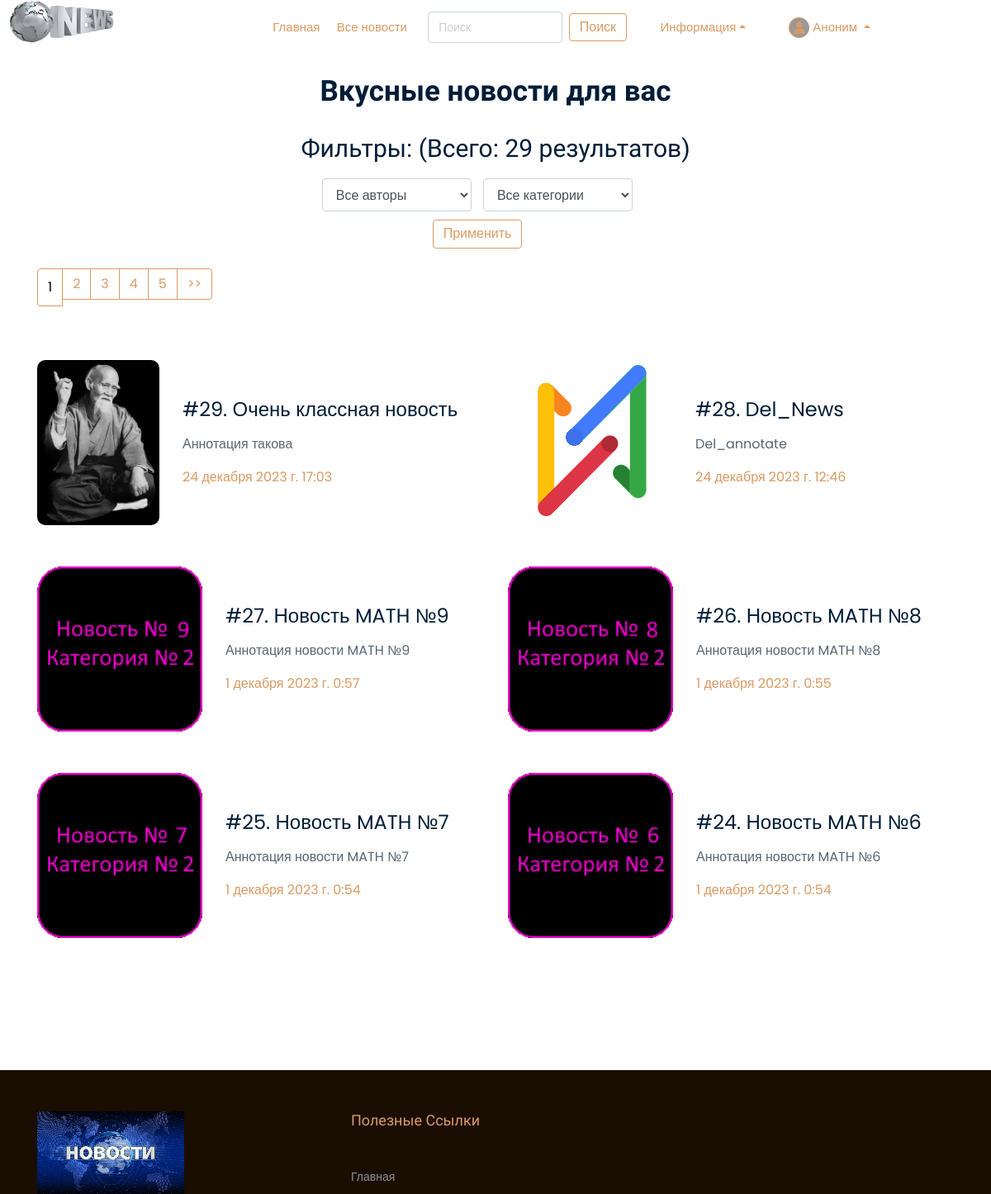
Before: /news/ (upper part) with the older database file.
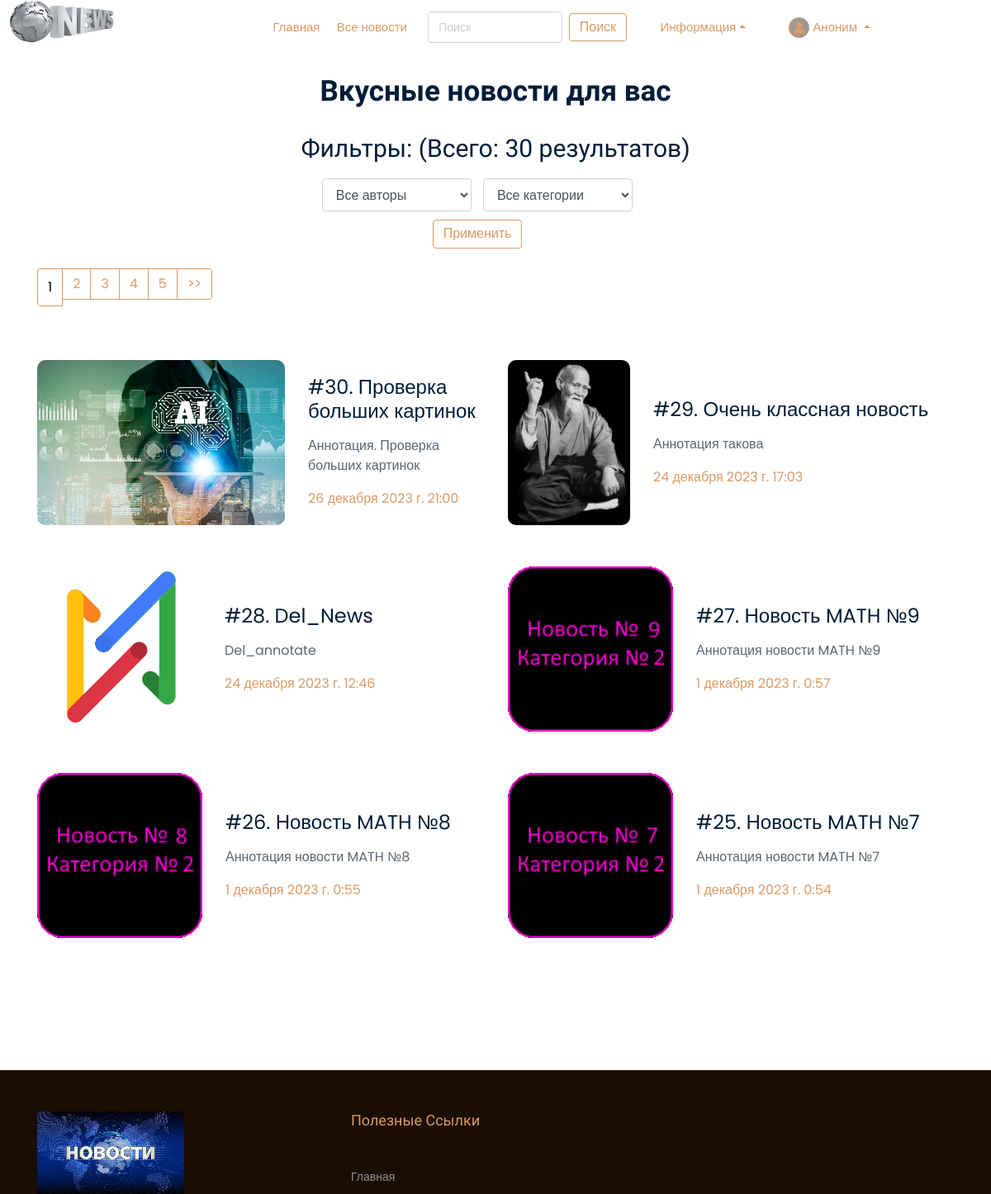
After: the same page with the newer database file.
### news/models.py (models this page shows, shortened)
class Article(models.Model):
    categories = [('IT', 'IT'),
                  ('MATH', 'Mathematic'),
                  ('AI', 'AI')]
    author = models.ForeignKey(User, on_delete=models.SET_NULL, null=True, verbose_name='Автор')    # Если пользователь удалится, то данное поле будет NULL
    title = models.CharField('Название', max_length=50, default='')
    anouncement = models.TextField('Аннотация', max_length=250)
    text = models.TextField('Текст новости')
    date = models.DateTimeField('Дата публикации', auto_now=True)
    date_edit = models.DateTimeField('Дата редактирования', auto_now=True)
    category = models.CharField(choices=categories, max_length=20, verbose_name='Категории')
    tags = models.ManyToManyField(to=Tag, blank=True, verbose_name='Тэги')    # blank - разрешаем полю быть пустым
    slug = models.SlugField()
    objects = models.Manager()
    published = PublishedToday()
    status = models.BooleanField(default=False, verbose_name='Опубликовать')    # Автор добавляет новость и по-умолчанию она не публикуется. Модетатор должен подтвердить публикацию - True
    def get_absolute_url(self):
        return f'/news/show/{self.id}'
    class Meta:
        ordering = ['title', 'date']    # Порядок сортировки
        verbose_name = 'Новость'
        verbose_name_plural = 'Новости'

class Image(models.Model):
    def folder_path(instance, filename):
        return f"article_images/article_{instance.article.pk}/{filename}"
    article = models.ForeignKey(Article, on_delete=models.CASCADE)
    title = models.CharField(max_length=50, blank=True)
    image = models.ImageField(upload_to=folder_path)     # лучше добавить поле default !!!
    objects = models.Manager()
    class Meta:
        verbose_name = 'Изображение'
        verbose_name_plural = 'Изображения'

### news/views.py (the view)
# urls.py: path('', views.news_index, name='news_index'),
def news_index(request):
    categories = Article.categories #создали перечень категорий
    author_list = User.objects.all() #создали перечень авторов
    if request.method == "POST":
        selected_author = int(request.POST.get('author_filter'))
        selected_category = int(request.POST.get('category_filter'))
        request.session['author_filter'] = selected_author
        request.session['category_filter'] = selected_category
        if selected_author == 0: #выбраны все авторы
            articles = Article.objects.all()
        else:
            articles = Article.objects.filter(author=selected_author)
        if selected_category != 0: #фильтруем найденные по авторам результаты по категориям
            articles = articles.filter(category__icontains=categories[selected_category-1][0])
    else: # Если метод запроса "GET", то:    # страница открывется впервые;    # нас переадресовала сюда функция поиска;    # листаем фильтрованные страницы (Paginator)
        search_input = request.session.get('search_input')  # вытаскиваем из сессии значение поиска
        print('!!!!!!!!!!!!!!!!!!!!!!', 'search_input', search_input)
        if search_input != None:  # если не пустое - находим нужные новости
            articles = Article.objects.filter(title__icontains=search_input)
            selected_author = 0
            selected_category = 0
            del request.session['search_input'] #чистим сессию, чтобы этот фильтр не "заело"
        else:   # если это не поисковый запрос, а переход по пагинатору или первое открытие
            articles = Article.objects.all()
            selected_author = request.session.get('author_filter')
            selected_category = request.session.get('category_filter')
            print('!!!!!!!!!!!!!!!!!!!!!!', 'selected_author', selected_author)
            if selected_author != None and int(selected_author) != 0: #если не пустое - находим нужные новости
                articles = articles.filter(author=selected_author)
            else:
                selected_author = 0
            print('!!!!!!!!!!!!!!!!!!!!!!', 'selected_category', selected_category)
            if selected_category != None and int(selected_category) != 0: #если не пустое - находим нужные категории
                articles = articles.filter(category__icontains=categories[selected_category - 1][0])
            else:
                selected_category = 0
    articles = articles.order_by('-date')
    total = len(articles)
    p = Paginator(articles, 6)
    page_number = request.GET.get('page')
    page_obj = p.get_page(page_number)
    context = {'articles': page_obj, 'author_list': author_list, 'selected_author': selected_author,
               'categories': categories, 'selected_category': selected_category, 'total': total}
    return render(request, 'news/index.html', context)

### news/templates/news/index.html (shortened to what this page needs)
{% extends 'main/base_template.html' %}
{% load static %}
{% load bootstrap5 %}
{% block content %}
<div class="Delicious_area">
    <div class="container">
        <div class="row">
            <div class="col-xl-12">
                <div class="section_title text-center mb-30">
                    <h3>Вкусные новости для вас</h3>
                </div>
            </div>
        </div>
        <div class="row">
            <div class="col-xl-12">
                <div class="section_title text-center mb-50">
                    <label><h2> Фильтры: (Всего: {{ total }} результатов) </h2>
                        <form method="post">
                            <div class="form-group col-11">
                                <select class="form-select" name="author_filter" style="width:40%">
                                    <option value="0">Все авторы</option>
                                </select>
                                <select class="form-select" name="category_filter" style="width:40%">
                                    <option value="0">Все категории</option>
                                </select>
                                <button class="buttn2 boxed-button2 my-2 my-sm-0" type="submit">Применить</button>
                            </div>
                        </form>
                    </label>
                {% if total > 6 %}
                    <div class="container mx-auto">
                        <div class="row ">
                            <nav aria-label="Page navigation example">
                                <ul class="pagination1">
                                    {% for p in articles.paginator.page_range %}
                                        {% if articles.number == p %}
                                            <li class="page-item1"><p class="page-link1" style="color:black;"> {{ p }}</p></li>
                                        {% else %}
                                            <li class="page-item1"><a class="page-link1" href="?page={{ p }}"> {{ p }}</a></li>
                                        {% endif %}
                                    {% endfor %}
                                    {% if articles.has_next %}
                                        <li class="page-item1"><a class="page-link1" href="?page={{ articles.next_page_number }}"> >> </a></li>
                                    {% endif %}
                                </ul>
                            </nav>
                        </div>
                    </div>
                {% endif %}
                </div>
            </div>
        </div>
    </div>
    <div class="container">
        <div class="row">
            {% for article in articles %}
                <div class="col-xl-6 col-md-6 col-lg-6">
                    <a href="{{ article.get_absolute_url }}">
                    <div class="single_delicious d-flex align-items-center">
                        <div class="thumb">
                            <img src="{{ article.image_set.all.0.image.url }}" alt="{{ article.title }}" style="height:200px; width:auto;">
                        </div>
                        <div class="info">
                            <h3>#{{ article.id }}. {{ article.title }}</h3>
                            <p>{{ article.anouncement }}</p>
                            <span>{{ article.date }}</span>
                        </div>
                    </div>
                </div>
            {% endfor %}
        </div>
    </div>
</div>
{% endblock %}

### main/templates/main/base_template.html (shortened to what this page needs)
<!DOCTYPE html>
<html lang="en">
{% load static %}
{% load users_extras %}
<head>
    <link rel="stylesheet" href="{% static 'main' %}/css/bootstrap.min.css">
    <link rel="stylesheet" href="{% static 'main' %}/css/owl.carousel.min.css">
    <link rel="stylesheet" href="{% static 'main' %}/css/magnific-popup.css">
    <link rel="stylesheet" href="{% static 'main' %}/css/font-awesome.min.css">
    <link rel="stylesheet" href="{% static 'main' %}/css/themify-icons.css">
    <link rel="stylesheet" href="{% static 'main' %}/css/gijgo.css">
    <link rel="stylesheet" href="{% static 'main' %}/css/flaticon.css">
    <link rel="stylesheet" href="{% static 'main' %}/css/slicknav.css">
    <link rel="stylesheet" href="{% static 'main' %}/css/style.css">
    <link rel="stylesheet" href="https://ajax.googleapis.com/ajax/libs/jqueryui/1.11.4/themes/smoothness/jquery-ui.css">
</head>
<body>
{% include 'main/header.html' %}
{% block content %}{% endblock %}
{% block foot %}
    {% include 'main/foot.html' %}
{% endblock %}
</body>
</html>

### main/templates/main/header.html (shortened to what this page needs)
{% load static %}
{% load users_extras %}
<header>
    <div class="header-area">
        <div id="sticky-header" class="main-header-area">
            <div class="container-fluid p-0">
                <div class="header_bottom_border">
                    <div class="row align-self-start no-gutters">
                        <div class="mx-auto col-xl-2 col-lg-2">
                            <div class="logo">
                                <a href="{% url 'home' %}">
                                        <img src="{% static 'main' %}/img/logo.png" alt="">
                                </a>
                            </div>
                        </div>
                        <div class="col-xl-10 col-lg-10">
                            <div class="main-menu d-none d-lg-block">
                                <nav>
                                    <ul id="navigation">
                                        <li><a href="{% url 'home' %}">Главная</a></li>
                                        <li><a href="{% url 'news_index' %}">Все новости</a></li>
                                        <li>
                                            <form class="form-inline" action="{% url 'search' %}" method="post" style="width: 250px">
                                                <input class="form-search mr-sm-2" id="search_input" name="search_input" type="search" placeholder="Поиск" aria-label="Search">
                                                <button class="buttn2 boxed-button2 my-2 my-sm-0" type="submit">Поиск</button>
                                            </form>
                                        </li>
                                        <li class="nav-item dropup">
                                            <a class="nav-link dropdown-toggle dropdown-toggle-split" data-toggle="dropdown" href="#" role="button" aria-haspopup="true" aria-expanded="false">
                                            Информация</a>
                                        </li>
                                        {% if request.user.id %}
                                            <li class="nav-item dropup">
                                                <a class="nav-link dropdown-toggle dropdown-toggle-split" data-toggle="dropdown" href="#" role="button" aria-haspopup="true" aria-expanded="false">
                                                    <img src="{{ request.user.account.account_image.url }}" alt="" width="25" height="25" class="rounded-circle me-2">
                                                    {{ request.user.username }}
                                                </a>
                                                <div class="dropdown-menu">
                                                    {% if user.is_superuser or user.is_staff %}
                                                    <a class="dropdown-item" href="/admin/">Админка</a>
                                                    {% endif %}
                                                    {% if request.user|has_group:"Authors" %}
                                                    <a class="dropdown-item" href="{% url 'news_create' %}">Создать статью</a>
                                                    <a class="dropdown-item" href="{% url 'my_news_list' %}">Мои статьи</a>
                                                    {% endif %}
                                                    <a class="dropdown-item" href="{% url 'profile' %}">Мой аккаунт</a>
                                                    <div class="dropdown-divider"></div>
                                                    <a class="dropdown-item" href="{% url 'logout' %}">Выход</a>
                                                </div>
                                            </li>
                                        {% else %}
                                            <li class="nav-item dropup">
                                                <a class="nav-link dropdown-toggle dropdown-toggle-split" data-toggle="dropdown" href="#" role="button" aria-haspopup="true" aria-expanded="false">
                                                    <img src="/media/default.jpg" alt="" width="25" height="25" class="rounded-circle me-2">
                                                    Аноним
                                                </a>
                                            </li>
                                        {% endif %}
                                        <br>
                                    </ul>
                                </nav>
                            </div>
                        </div>
                        <div class="col-12">
                        </div>
                    </div>
                </div>
            </div>
        </div>
    </div>
</header>

### main/templates/main/foot.html (shortened to what this page needs)
{% load static %}
<footer class="footer">
    <div class="footer_top">
        <div class="container">
            <div class="row">
                <div class="col-xl-3 col-md-6 col-lg-3 ">
                    <div class="footer_widget">
                        <div class="footer_logo">
                            <a href="#">
                                <img src="{% static 'main' %}/img/footer_logo.png" alt="">
                            </a>
                        </div>
                    </div>
                </div>
                <div class="col-xl-4 col-md-6 col-lg-4 offset-xl-1">
                    <div class="footer_widget">
                        <h3 class="footer_title">
                            Полезные ссылки
                        </h3>
                        <ul>
                            <li><a href="{% url 'home' %}">Главная</a></li>
                        </ul>
                    </div>
                </div>
            </div>
        </div>
    </div>
</footer>

Changed rows visible on the page:
no longer on this page (row unchanged): Article: image_set.all.0.image (picture), id "24", title "Новость MATH №6", anouncement "Аннотация новости MATH №6", date "1 декабря 2023 г. 0:54"
added Article: image_set.all.0.image (picture), id "30", title "Проверка больших картинок", anouncement "Аннотация. Проверка больших картинок", date "26 декабря 2023 г. 21:00"
Other visible differences:
{{ total }}: "29" → "30"
